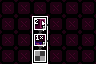

Tiled map render using the project's own tile images. Description and the whole map definition, tile-layer contents included, below:
An orthogonal 6x4 tile map with 16x16 px tiles, 4 tile layers (Maze Shape, Room Properties, Restrictions, Minimap).

<map version="1.10" tiledversion="1.11.0" orientation="orthogonal" renderorder="right-down" width="6" height="4" tilewidth="16" tileheight="16" infinite="0" nextlayerid="5" nextobjectid="1">
 <properties>
  <property name="max_exit_rooms" type="int" value="0" />
  <property name="min_challenge_rooms" type="int" value="0" />
  <property name="min_exit_rooms" type="int" value="0" />
  <property name="min_shop_rooms" type="int" value="0" />
 </properties>
 <tileset firstgid="1" source="../LayoutTiles.tsx" />
 <layer id="1" name="Maze Shape" width="6" height="4">
  <data encoding="csv">
1,1,1,1,1,1,
1,1,2,1,1,1,
1,1,34,1,1,1,
1,1,50,1,1,1
</data>
 </layer>
 <layer id="2" name="Room Properties" width="6" height="4">
  <data encoding="csv">
5,5,5,5,5,5,
5,5,75,5,5,5,
5,5,125,5,5,5,
5,5,6,5,5,5
</data>
 </layer>
 <layer id="3" name="Restrictions" width="6" height="4">
  <data encoding="csv">
0,0,0,0,0,0,
0,0,16,0,0,0,
0,0,16,0,0,0,
0,0,0,0,0,0
</data>
 </layer>
 <layer id="4" name="Minimap" width="6" height="4">
  <data encoding="csv">
0,0,0,0,0,0,
0,0,14,0,0,0,
0,0,14,0,0,0,
0,0,14,0,0,0
</data>
 </layer>
</map>
